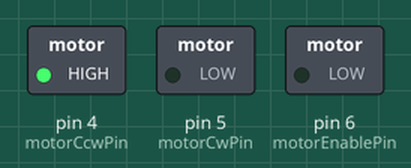
A sketch run on a simulated Arduino Uno, built with avr-gcc and run on an emulated ATmega328P. Shown: switched loads named in the sketch (green lamp = pin HIGH).

Above: at 0.05 s.
At 2.0 s:
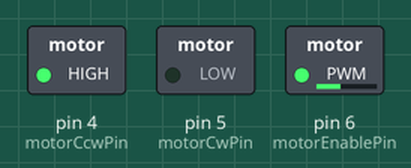
At 3.0 s:
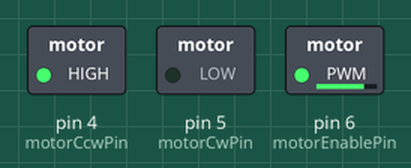
At 4.0 s:
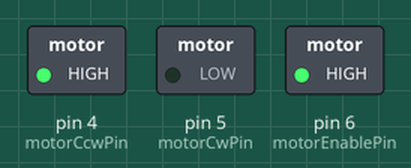
Timing chart, 0 to 4.6 s (numbered marks = the images above):
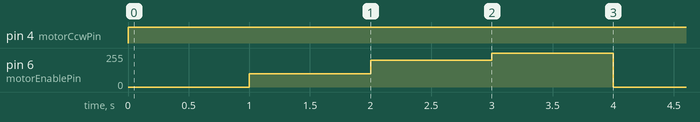

The sketch:

Exercise2a.ino
```cpp
int motorCcwPin = 4;
int motorCwPin = 5;
int motorEnablePin = 6;

void writeMotorSpeed(int speed)
{
    // Set the direction
    digitalWrite(motorCwPin, LOW);
    digitalWrite(motorCcwPin, HIGH);

    // Set the speed
    analogWrite(motorEnablePin, speed);
}

void setup()
{
    Serial.begin(9600);

    pinMode(motorCcwPin, OUTPUT);
    pinMode(motorCwPin, OUTPUT);
    pinMode(motorEnablePin, OUTPUT);
}

void loop()
{
    writeMotorSpeed(0);
    delay(1000);

    writeMotorSpeed(100);
    delay(1000);

    writeMotorSpeed(200);
    delay(1000);

    writeMotorSpeed(255);
    delay(1000);
}
```

Measured:
- by itself, pin 4 (motorCcwPin): LOW → HIGH at 0.00 s
- by itself, pin 6 (motorEnablePin): repeats every 4.0 s: 200/255 1.0 s, 255/255 1.0 s, 0/255 1.0 s, 100/255 1.0 s
